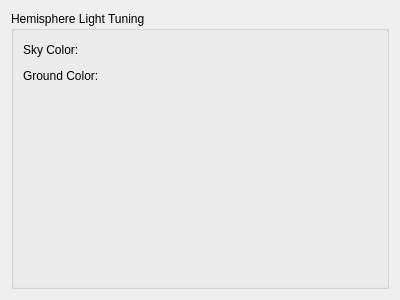
<?xml version="1.0" encoding="UTF-8"?>
<ui version="4.0">
 <class>HemisphereLightTuner</class>
 <widget class="QWidget" name="HemisphereLightTuner">
  <property name="geometry">
   <rect>
    <x>0</x>
    <y>0</y>
    <width>400</width>
    <height>300</height>
   </rect>
  </property>
  <property name="windowTitle">
   <string>Form</string>
  </property>
  <layout class="QVBoxLayout" name="verticalLayout_2">
   <item>
    <widget class="QGroupBox" name="groupBox">
     <property name="title">
      <string>Hemisphere Light Tuning</string>
     </property>
     <layout class="QVBoxLayout" name="verticalLayout">
      <item>
       <layout class="QHBoxLayout" name="horizontalLayout_2">
        <item>
         <widget class="QLabel" name="label">
          <property name="text">
           <string>Sky Color:</string>
          </property>
         </widget>
        </item>
        <item>
         <widget class="ColorTuner" name="tuner_sky_color" native="true">
          <property name="sizePolicy">
           <sizepolicy hsizetype="Fixed" vsizetype="Fixed">
            <horstretch>0</horstretch>
            <verstretch>0</verstretch>
           </sizepolicy>
          </property>
          <property name="minimumSize">
           <size>
            <width>50</width>
            <height>0</height>
           </size>
          </property>
          <property name="maximumSize">
           <size>
            <width>50</width>
            <height>25</height>
           </size>
          </property>
         </widget>
        </item>
        <item>
         <spacer name="horizontalSpacer">
          <property name="orientation">
           <enum>Qt::Horizontal</enum>
          </property>
          <property name="sizeHint" stdset="0">
           <size>
            <width>40</width>
            <height>20</height>
           </size>
          </property>
         </spacer>
        </item>
       </layout>
      </item>
      <item>
       <layout class="QHBoxLayout" name="horizontalLayout_3">
        <item>
         <widget class="QLabel" name="label_2">
          <property name="text">
           <string>Ground Color:</string>
          </property>
         </widget>
        </item>
        <item>
         <widget class="ColorTuner" name="tuner_ground_color" native="true">
          <property name="sizePolicy">
           <sizepolicy hsizetype="Fixed" vsizetype="Fixed">
            <horstretch>0</horstretch>
            <verstretch>0</verstretch>
           </sizepolicy>
          </property>
          <property name="minimumSize">
           <size>
            <width>50</width>
            <height>0</height>
           </size>
          </property>
          <property name="maximumSize">
           <size>
            <width>50</width>
            <height>25</height>
           </size>
          </property>
         </widget>
        </item>
        <item>
         <spacer name="horizontalSpacer_2">
          <property name="orientation">
           <enum>Qt::Horizontal</enum>
          </property>
          <property name="sizeHint" stdset="0">
           <size>
            <width>40</width>
            <height>20</height>
           </size>
          </property>
         </spacer>
        </item>
       </layout>
      </item>
      <item>
       <spacer name="verticalSpacer">
        <property name="orientation">
         <enum>Qt::Vertical</enum>
        </property>
        <property name="sizeHint" stdset="0">
         <size>
          <width>20</width>
          <height>188</height>
         </size>
        </property>
       </spacer>
      </item>
     </layout>
    </widget>
   </item>
  </layout>
 </widget>
 <customwidgets>
  <customwidget>
   <class>ColorTuner</class>
   <extends>QWidget</extends>
   <header>colortuner.h</header>
   <container>1</container>
  </customwidget>
 </customwidgets>
 <resources/>
 <connections/>
</ui>
